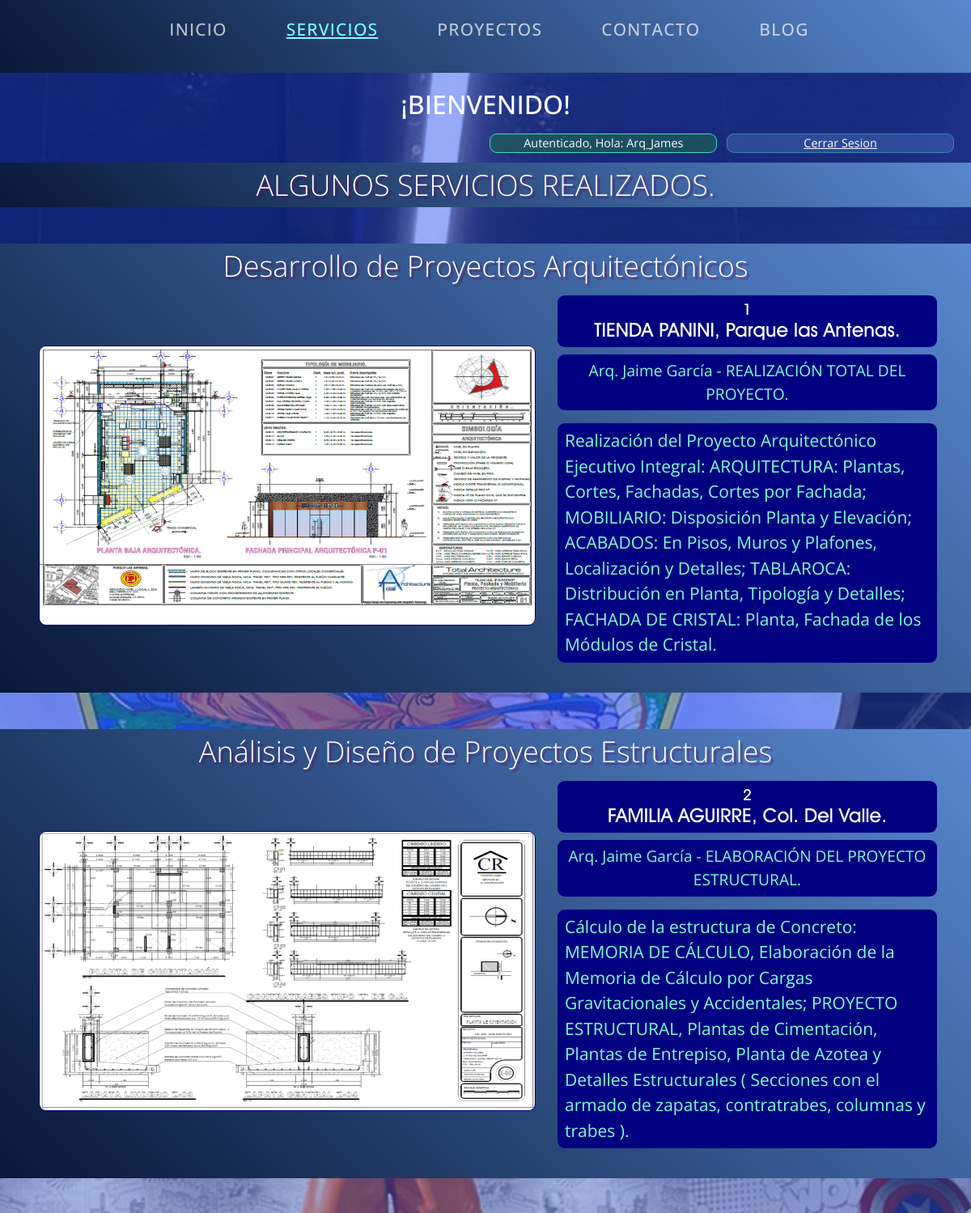
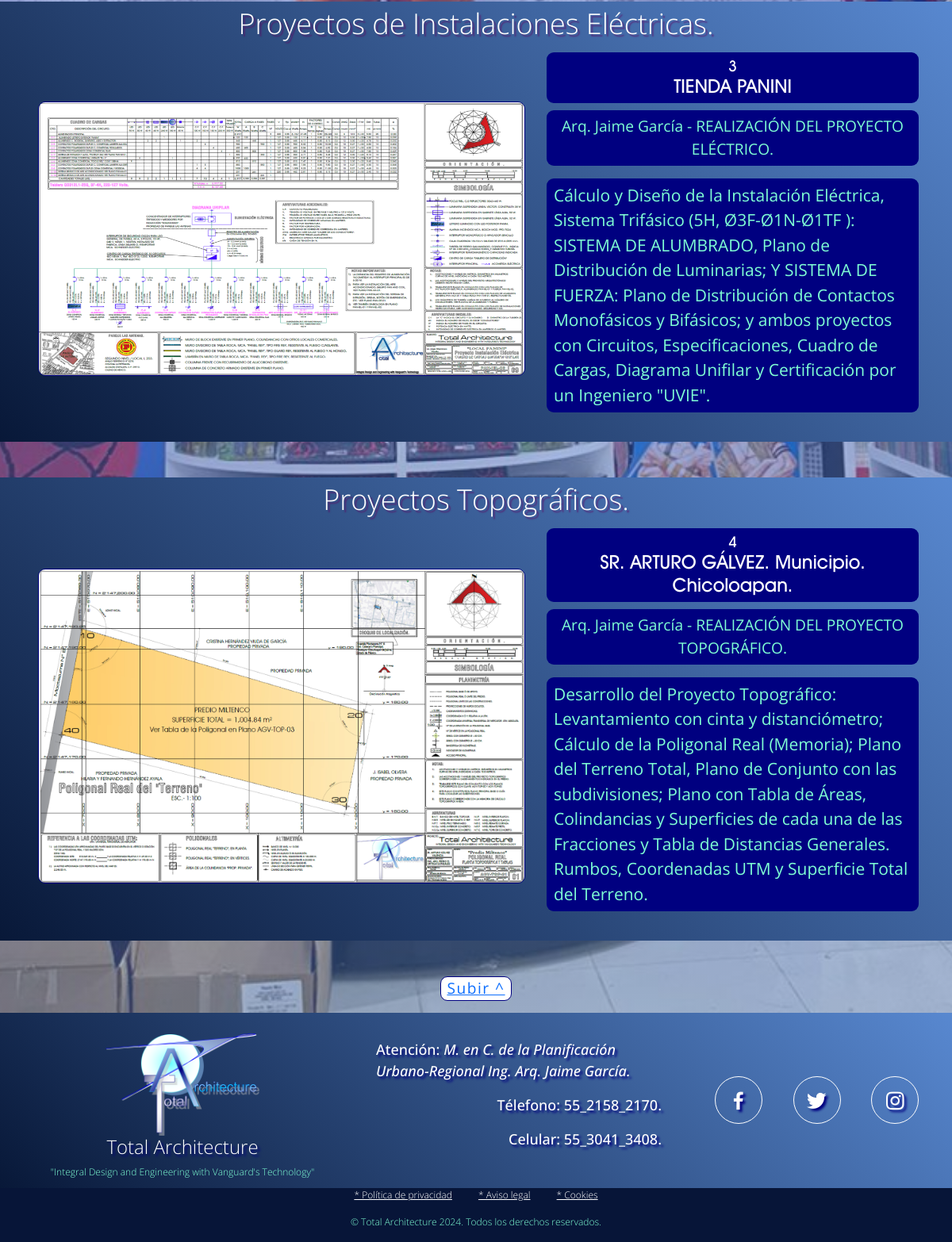
Screenshot of /servicios (signed in) with the database file from the repository (2 pictures, top to bottom).
### Servicios/models.py (models this page shows, shortened)
class Servicios(models.Model):
    titulo = models.CharField(max_length=45)
    nombre = models.CharField(max_length=45)
    persona_funcion = models.CharField(max_length=75)
    contenido = models.TextField('Contenido:', max_length=360)
    imagen = models.ImageField(upload_to='servicios_media')
    created = models.DateTimeField(auto_now_add=True)
    updated = models.DateField(auto_now_add = True)
    class Meta():
        verbose_name='servicio'
        verbose_name_plural='servicios'

### Servicios/views.py (the view)
# urls.py: path('', views.servicios, name="Servicios"), # Ahora apunta a la raíz
def servicios(request):
    servicios=Servicios.objects.all()
    return render(request, "Servicios/servicios.html",{"servicios_tmp": servicios})

### Servicios/templates/servicios/servicios.html (shortened to what this page needs)
{% extends "TA_Inicio/base.html" %} {% load static %}
{% block content %}
<div class="contenedor_gral">
  <h2 class="subtitulo">ALGUNOS SERVICIOS REALIZADOS.</h2>
</div>
{% for servicio in servicios_tmp %}
<section class="seccion_pagina">
  <div class="contenedor_gral">
    <h2 class="subtitulo">{{servicio.titulo}}</h2>
      <div class="seccion_recuadro">
          <img class="seccion_recuadro_img" src="{{servicio.imagen.url}}" alt="Imagen_01">
          <div class="seccion_recuadro_texto">
              <h2 class="seccion_encabezado" >
                  <span class="seccion_eslogan">{{servicio.id}}</span>
                  <span class="seccion_titulo">{{servicio.nombre}}</span>
              </h2>
              <p class="seccion_descripcion" id="persona_funcion"> {{servicio.persona_funcion}}</p>
              <p class="seccion_descripcion">{{servicio.contenido}}</p>
          </div>
      </div>
    </div>
  </section>
  {% endfor %}
{% endblock content %}

### TA_Inicio/templates/TA_Inicio/base.html (shortened to what this page needs)
<!DOCTYPE html>
<html lang="es">
  <head>
    {% load static %}
    <link href='https://unpkg.com/boxicons@2.0.7/css/boxicons.min.css' rel='stylesheet'/>
    <link href="https://cdn.jsdelivr.net/npm/bootstrap@5.3.3/dist/css/bootstrap.min.css" rel="stylesheet">
    <link rel="stylesheet" href="{% static 'css_ta/estilos.css' %}"/>
  </head>
  <body>
    <nav class="navbar navbar-expand-lg navbar-dark py-lg-4" id="TA_main_nav">
      <div class="container-fluid navbar-dark" id="TA_nav_contenedor">
    <div class="collapse navbar-collapse" id="navbarResponsive">
      <ul class="navbar-nav mx-auto">
        <li class="nav-item {% if request.path == '/' %}active{% endif %} px-lg-4">
          <a
            class="nav-link text-uppercase text-expanded"
            href="{% url 'TA_Inicio' %}"
            >Inicio</a>
        </li>
        <li class="nav-item {% if request.path == '/servicios' %}active{% endif %} px-lg-4">
          <a
            class="nav-link text-uppercase text-expanded"
            href="{% url 'Servicios' %}"
            >Servicios</a>
        </li>
        <li class="nav-item {% if request.path == '/prytos_realizados/' %}active{% endif %} px-lg-4">
          <a
            class="nav-link text-uppercase text-expanded"
            href="{% url 'Prytos_Realizados' %}"
            >Proyectos</a>
        </li>
        <li class="nav-item {% if request.path == '/contacto/' %}active{% endif %} px-lg-4">
          <a
            class="nav-link text-uppercase text-expanded"
            href="{% url 'Contacto' %}"
            >Contacto</a>
        </li>
        <li class="nav-item {% if request.path == '/blog/' %}active{% endif %} px-lg-4">
          <a
            class="nav-link text-uppercase text-expanded"
            href="{% url 'Blog' %}"
            >Blog</a>
        </li>
      </ul>
    </div>
  </div>
</nav>
    <h3 class="site-heading text-center text-white d-none d-lg-block">
      <span class="site-heading-upper">¡Bienvenido!</span>
    </h3>
    <div class="TA_barra_registro">
      {% if user.is_authenticated %}
          <span class="reg_link autenticado"> Autenticado, Hola: {{user.username}} </span>
          <a class="reg_link cerrar" href="{% url 'cerrar_sesion' %}">Cerrar Sesion</a>
      {% else %}
          <a class="reg_link login" href="{% url 'Logear' %}">Login</a> &nbsp
          <a class="reg_link registro" href="{% url 'Autenticacion' %}">Registrate</a>
      {% endif %}
    </div>
    {% block content %} {% endblock content %}
    <div class="btn_inicio_fin">
    <a class="fin_inicio" href="#inicio_fin"> Subir ^ </a>
    </div>
    <footer class="TA_pie_pagina" id="contacto">
      <div class="contenedor_gral footer-content">
          <div class="contact-us">
              <img src="{% static 'imgs_plantilla_base/TA_Logo.png' %}" alt="Logo TA" class="logo_TA">
              <h2 class="brand">Total Architecture</h2>
              <p>"Integral Design and Engineering with Vanguard's Technology"</p>
          </div>
          <div class="phones-content">
              <p>Atención: <i>M. en C. de la Planificación Urbano-Regional Ing. Arq. Jaime García.</i></p>
              <p>Télefono: 55_2158_2170.</p>
              <p>Celular: 55_3041_3408.</p>
          </div>
          <div class="social-media">
              <a href="https://www.facebook.com/jaime.garciadiaz.92/" class="social-media-icon" target="_blank">
                  <i class='bx bxl-facebook'></i>
              </a>
              <a href="./" class="social-media-icon">
                  <i class='bx bxl-twitter' ></i>
              </a>
              <a href="./" class="social-media-icon">
                  <i class='bx bxl-instagram' ></i>
              </a>
          </div>
        </div>
      <div class="derechos">
          <p class="politicas">
              <a href="./" class="link">* Política de privacidad</a>
              <a href="./" class="link">* Aviso legal</a>
              <a href="./" class="link">* Cookies</a>
          </p>
          <p>&copy; Total Architecture 2024. Todos los derechos reservados.</p>
      </div>
  </footer>
  </body>
</html>

### rows the page displays
Servicios: titulo "Desarrollo de Proyectos Arquitectónicos", imagen (picture), id "1", nombre "TIENDA PANINI, Parque las Antenas.", persona_funcion "Arq. Jaime García - REALIZACIÓN TOTAL DEL PROYECTO.", contenido "Realización del Proyecto Arquitectónico Ejecutivo Integral: ARQUITECTURA: Plantas, Cortes, Fachadas, Cortes por Fachada; MOBILIARIO: Disposición Planta y Elevación; ACABADOS: En Pisos, Muros y Plafones, Localización y Detalles; TABLAROCA: Distribución en Planta, Tipología y Detalles; FACHADA DE CRISTAL: Planta, Fachada de los Módulos de Cristal."
Servicios: titulo "Análisis y Diseño de Proyectos Estructurales", imagen (picture), id "2", nombre "FAMILIA AGUIRRE, Col. Del Valle.", persona_funcion "Arq. Jaime García - ELABORACIÓN DEL PROYECTO ESTRUCTURAL.", contenido "Cálculo de la estructura de Concreto: MEMORIA DE CÁLCULO, Elaboración de la Memoria de Cálculo por Cargas Gravitacionales y Accidentales; PROYECTO ESTRUCTURAL, Plantas de Cimentación, Plantas de Entrepiso, Planta de Azotea y Detalles Estructurales ( Secciones con el armado de zapatas, contratrabes, columnas y trabes )."
Servicios: titulo "Proyectos de Instalaciones Eléctricas.", imagen (picture), id "3", nombre "TIENDA PANINI", persona_funcion "Arq. Jaime García - REALIZACIÓN DEL PROYECTO ELÉCTRICO.", contenido "Cálculo y Diseño de la Instalación Eléctrica, Sistema Trifásico (5H, Ø3F-Ø1N-Ø1TF ): SISTEMA DE ALUMBRADO, Plano de Distribución de Luminarias; Y SISTEMA DE FUERZA: Plano de Distribución de Contactos Monofásicos y Bifásicos; y ambos proyectos con Circuitos, Especificaciones, Cuadro de Cargas, Diagrama Unifilar y Certificación por un Ingeniero \"UVIE\"."
Servicios: titulo "Proyectos Topográficos.", imagen (picture), id "4", nombre "SR. ARTURO GÁLVEZ. Municipio. Chicoloapan.", persona_funcion "Arq. Jaime García - REALIZACIÓN DEL PROYECTO TOPOGRÁFICO.", contenido "Desarrollo del Proyecto Topográfico: Levantamiento con cinta y distanciómetro; Cálculo de la Poligonal Real (Memoria); Plano del Terreno Total, Plano de Conjunto con las subdivisiones; Plano con Tabla de Áreas, Colindancias y Superficies de cada una de las Fracciones y Tabla de Distancias Generales. Rumbos, Coordenadas UTM y Superficie Total del Terreno."

### other values shown
{{ user.username }} "Arq_James"
